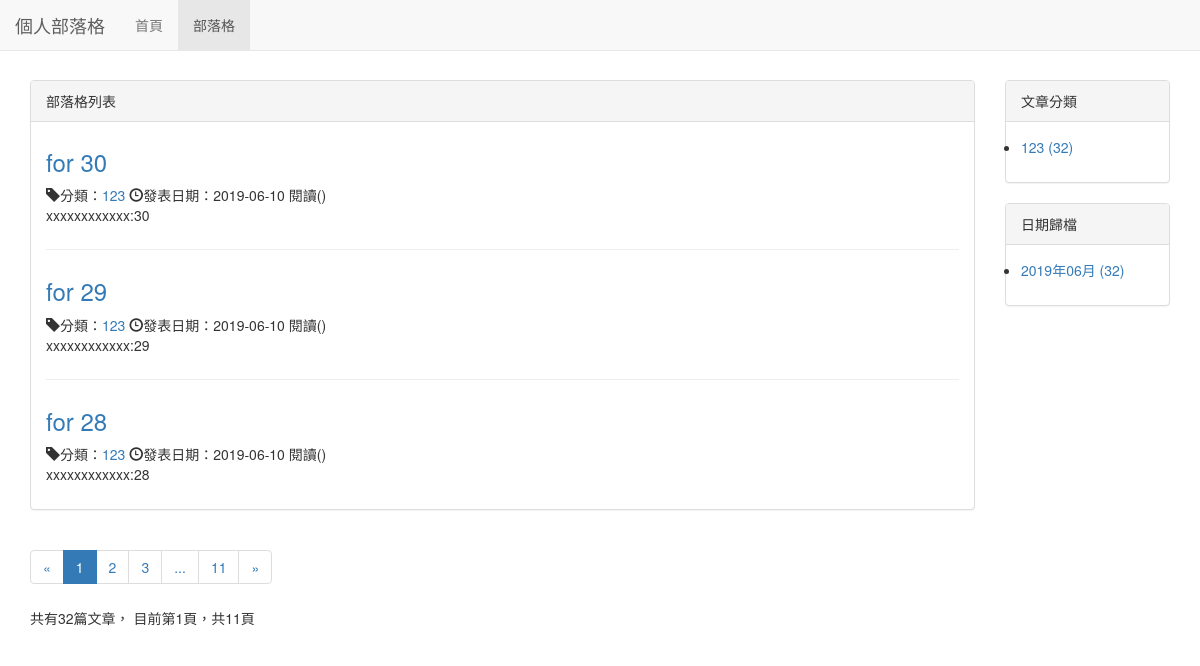
Screenshot of /blog/ with the database file from the repository.
### blog/models.py (models this page shows, shortened)
class Blog(models.Model, ReadNumExpandMethod):
    title = models.CharField(max_length=50)
    content = RichTextUploadingField()
    author = models.ForeignKey(User, on_delete=models.CASCADE)
    created_time = models.DateTimeField(auto_now_add=True)
    last_updated_time = models.DateTimeField(auto_now=True)
    blog_type = models.ForeignKey(BlogType, on_delete=models.CASCADE)
    class Meta:
        ordering = ['-created_time']

class BlogType(models.Model):
    type_name = models.CharField(max_length=15)
    def __str__(self):
        return self.type_name

### blog/views.py (the view)
# urls.py: path('',views.blog_list, name='blog_list'),
def blog_list(request):
    blogs_all_list = Blog.objects.all()
    context = get_blog_list_common_data(request, blogs_all_list)
    return render(request, 'blog/blog_list.html', context)

### blog/templates/blog/blog_list.html (shortened to what this page needs)
{% extends 'base.html' %}
{% block nav_blog_active %}active{% endblock %}
{% load staticfiles %}
{% block header_extends %}
    <link rel="stylesheet" href="{% static 'blog/blog.css' %}">
{% endblock %}
{% block content %}
    <div class="container">
        <div class="row">
            <div class="col-xs-12 col-sm-8 col-md-9 col-lg-10">
                <div class="panel panel-default">
                    <div class="panel-heading">{% block blog_list_title %}部落格列表{% endblock %}</div>
                    <div class="panel-body">
                        {% for blog in blogs %}
                            <div class="blog">
                                <h3><a href="{% url 'blog_detail' blog.pk %}">{{ blog.title }}</a></h3>
                                <p class="blog-info">
                                        <span class="glyphicon glyphicon-tag"></span>分類：<a href="{% url 'blogs_with_type' blog.blog_type.pk %}">{{ blog.blog_type }}</a>
                                        <span class="glyphicon glyphicon-time"></span>發表日期：{{ blog.created_time|date:"Y-m-d" }} <span>閱讀({{ blog.get_read_num }})</span>
                                    </p>
                                <p>{{ blog.content|striptags|truncatechars:120 }}</p>
                            </div>
                        {% empty %}
                            <div class="blog">
                                <h3>暫時無內容，敬請期待</h3>
                            </div>
                        {% endfor %}
                    </div>
                </div>
                <div class="paginator">
                    <ul class="pagination">
                        <li>
                            {% if page_of_blogs.has_previous %}
                                <a href="?page={{ page_of_blogs.previous_page_number }}" aria-label="Previous">
                                    <span aria-hidden="true">&laquo;</span>
                                </a>
                            {% else %}
                                <span aria-hidden="true">&laquo;</span>
                            {% endif %}
                        </li>
                        {% for page_num in page_range %}
                            {% if page_num == page_of_blogs.number %}
                                <li class="active"><span>{{ page_num }}</span></li>
                            {% else %}
                                {% if page_num == '...' %}
                                    <li><span>{{ page_num }}</span></li>
                                {% else %}
                                    <li><a href="?page={{ page_num }}">{{ page_num }}</a></li>
                                {% endif %}
                            {% endif %}
                        {% endfor %}
                        <li>
                            {% if page_of_blogs.has_next %}
                                <a href="?page={{ page_of_blogs.next_page_number }}" aria-label="Next">
                                    <span aria-hidden="true">&raquo;</span>
                                </a>
                            {% else %}
                                <span aria-hidden="true">&raquo;</span>
                            {% endif %}
                        </li>
                    </ul>
                    <p>
                        共有{{ page_of_blogs.paginator.count }}篇文章，
                        目前第{{ page_of_blogs.number }}頁，共{{ page_of_blogs.paginator.num_pages }}頁
                    </p>
                </div>
            </div>
            <div class="hidden-xs col-sm-4 col-md-3 col-lg-2">
                <div class="panel panel-default">
                    <div class="panel-heading">文章分類</div>
                    <div class="panel-body">
                        <ul class="blog-types">
                            {% for blog_type in blog_types %}
                                <li>
                                    <a href="{% url 'blogs_with_type' blog_type.pk %}">
                                        {{ blog_type.type_name }} ({{ blog_type.blog_count }})
                                    </a>
                                </li>
                            {% empty %}
                                <li>暫時無分類</li>
                            {% endfor %}
                        </ul>
                    </div>
                </div>
                <div class="panel panel-default">
                    <div class="panel-heading">日期歸檔</div>
                    <div class="panel-body">
                        <ul>
                            {% for blog_date, blog_count in blog_dates.items %}
                                <li>
                                    <a href="{% url 'blogs_with_date' blog_date.year blog_date.month %}">
                                        {{ blog_date|date:"Y年m月" }} ({{ blog_count }})
                                    </a>
                                </li>
                            {% endfor %}
                        </ul>
                    </div>
                </div>
            </div>
        </div>
    </div>
{% endblock %}

### static/css/base.css (style rules this page uses)
* { margin: 0; padding: 0; }
body { margin-top: 80px!important; }

### blog/static/css/blog.css (style rules this page uses)
div.blog h3 { margin-top: 0.5em; }
div.blog:not(:last-child) { margin-bottom: 2em; border-bottom: 1px solid#eee; padding-bottom: 1em; }
div.blog p.blog-info { margin-bottom: 0; }

### rows the page displays
Blog: title "for 30", blog_type "123", created_time "2019-06-10", content "xxxxxxxxxxxx:30"
Blog: title "for 29", blog_type "123", created_time "2019-06-10", content "xxxxxxxxxxxx:29"
Blog: title "for 28", blog_type "123", created_time "2019-06-10", content "xxxxxxxxxxxx:28"
BlogType: type_name "123", blog_count "32"

### other values shown
{{ page_num }} "1"
{{ page_num }} "2" "3" "11"
{{ page_num }} "..."
{{ page_of_blogs.paginator.count }} "32"
{{ page_of_blogs.number }} "1"
{{ page_of_blogs.paginator.num_pages }} "11"
{{ blog_date|date:"Y年m月" }} "2019年06月"
{{ blog_count }} "32"
